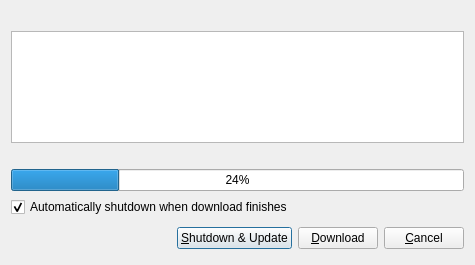
<?xml version="1.0" encoding="UTF-8"?>
<ui version="4.0">
 <class>autoupdate_dialog</class>
 <widget class="QDialog" name="autoupdate_dialog">
  <property name="geometry">
   <rect>
    <x>0</x>
    <y>0</y>
    <width>475</width>
    <height>265</height>
   </rect>
  </property>
  <property name="windowTitle">
   <string>Auto-update</string>
  </property>
  <layout class="QGridLayout">
   <item row="1" column="0">
    <widget class="QTextBrowser" name="textBrowser">
     <property name="openExternalLinks">
      <bool>false</bool>
     </property>
    </widget>
   </item>
   <item row="4" column="0">
    <widget class="QCheckBox" name="autoinstall">
     <property name="text">
      <string>Automatically shutdown when download finishes</string>
     </property>
     <property name="checked">
      <bool>true</bool>
     </property>
    </widget>
   </item>
   <item row="3" column="0">
    <widget class="QProgressBar" name="progressBar">
     <property name="value">
      <number>24</number>
     </property>
     <property name="orientation">
      <enum>Qt::Horizontal</enum>
     </property>
    </widget>
   </item>
   <item row="5" column="0">
    <layout class="QHBoxLayout">
     <property name="spacing">
      <number>6</number>
     </property>
     <property name="margin">
      <number>0</number>
     </property>
     <item>
      <spacer>
       <property name="orientation">
        <enum>Qt::Horizontal</enum>
       </property>
       <property name="sizeHint" stdset="0">
        <size>
         <width>131</width>
         <height>31</height>
        </size>
       </property>
      </spacer>
     </item>
     <item>
      <widget class="QPushButton" name="shutdown_and_update_button">
       <property name="text">
        <string>&amp;Shutdown &amp;&amp; Update</string>
       </property>
      </widget>
     </item>
     <item>
      <widget class="QPushButton" name="download_button">
       <property name="text">
        <string>&amp;Download</string>
       </property>
      </widget>
     </item>
     <item>
      <widget class="QPushButton" name="cancelButton">
       <property name="text">
        <string>&amp;Cancel</string>
       </property>
      </widget>
     </item>
    </layout>
   </item>
   <item row="2" column="0">
    <widget class="QLabel" name="label">
     <property name="text">
      <string/>
     </property>
    </widget>
   </item>
   <item row="0" column="0">
    <widget class="QLabel" name="status_label">
     <property name="text">
      <string/>
     </property>
    </widget>
   </item>
  </layout>
 </widget>
 <tabstops>
  <tabstop>autoinstall</tabstop>
  <tabstop>shutdown_and_update_button</tabstop>
  <tabstop>download_button</tabstop>
  <tabstop>cancelButton</tabstop>
  <tabstop>textBrowser</tabstop>
 </tabstops>
 <resources/>
 <connections/>
</ui>
